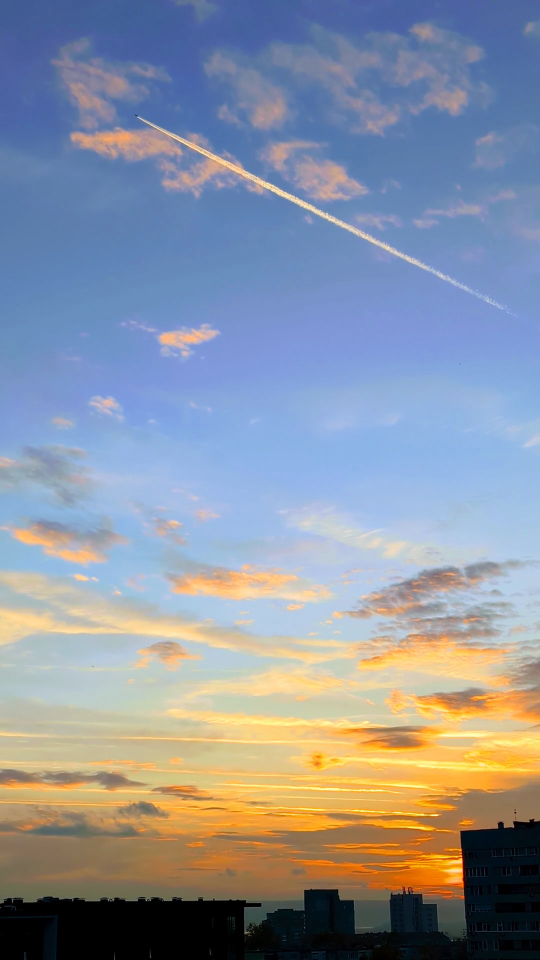
#> input picture frame 26 of data/video/plane.mp4, 1080 x 1920 px, given in place of balloons.mp4, which was not available (shown at 1/2 size)
$ python main.py
#> lines starting #> are read from the running program, lines starting #| are printed output that depends on the picture
import cv2
import argparse

import pdb

def transformer(live=False, file='./video/balloons.mp4', fr=20, fltr=220):
#> called with live = False, file = './video/balloons.mp4', fr = 20, fltr = 220
    if not live:
        capture = cv2.VideoCapture(file)
    else:
        capture = cv2.VideoCapture(0)

    lastFrame=None
    while capture.isOpened():
        ret, frame = capture.read()
#> frame is the input picture: shape (1920, 1080, 3); mean B, G, R 159.6, 146.9, 139.8

        if not ret:
            break

        cv2.namedWindow('Transformed', cv2.WINDOW_NORMAL)
        gray = cv2.cvtColor(frame, cv2.COLOR_BGR2GRAY)
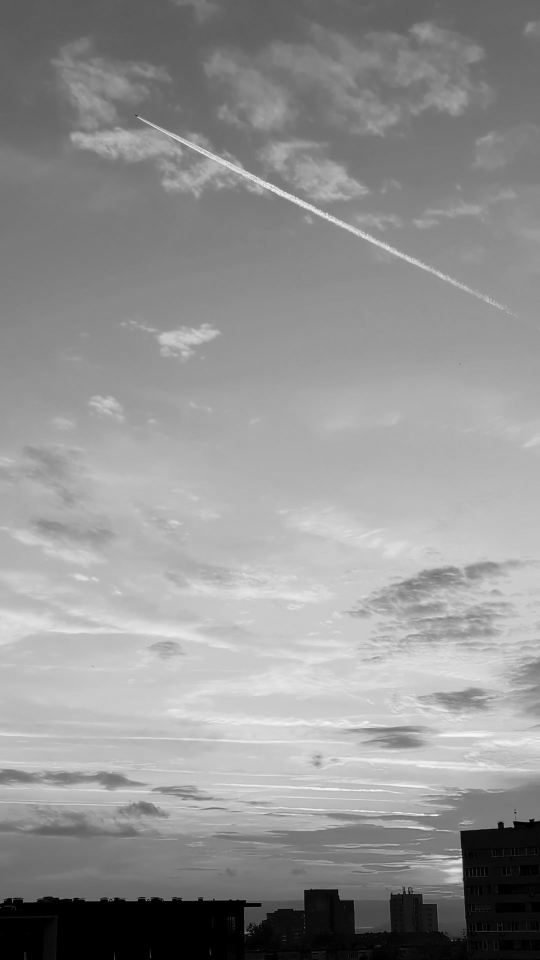
#> gray: shape (1920, 1080) (shown at 1/2 size); min 0, max 251, mean 146.2
        if lastFrame is not None:
            trnsfrmdFrame = gray - lastFrame

            trnsfrmdFrame[trnsfrmdFrame > fltr] = 0

            cv2.imshow('Transformed', trnsfrmdFrame)

            if cv2.waitKey(1000//fr) & 0xFF == ord('q'):
                break

        lastFrame=gray

    capture.release()
    cv2.destroyAllWindows()


if __name__=='__main__':
    parser = argparse.ArgumentParser(description="Simple movement based edge detection. Use the <Q> key to escape window.")

    # Add arguments
    parser.add_argument("--live", help="Pulls from a webcam if enabled.", default=False, action='store_true')
    parser.add_argument("--input_file", help="Path to mp4 file to transform.", default="./video/balloons.mp4")
    parser.add_argument("--frame_rate", help="Frames per second.", default=20, metavar="[1-1000]")
    parser.add_argument("--filter", help="Filters out white noise from the image. The higher the value the less gets filtered out. Everything is filtered at 0, nothing is filtered at 255.", default=220, metavar="[0-255]")

    # Parse arguments
    args = parser.parse_args()

    # Access arguments
    live=args.live
    file=args.input_file
    fr=int(args.frame_rate)
    fltr=int(args.filter)

    fr=fr if fr > 0 and fr <= 1000 else 20

    transformer(live, file, fr, fltr)

$ run again, starting later in the video
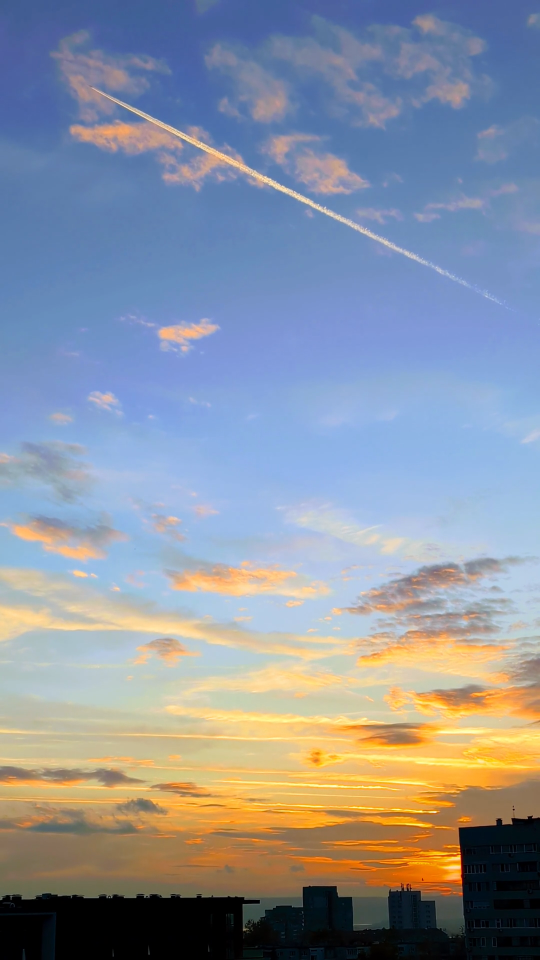
#> input picture frame 117 of data/video/plane.mp4, 1080 x 1920 px, given in place of balloons.mp4, which was not available (shown at 1/2 size)
#> in transformer, frame is the input picture: shape (1920, 1080, 3); mean B, G, R 158.5, 146.3, 139.4
#> in transformer, `gray = cv2.cvtColor(frame, cv2.COLOR_BGR2GRAY)`:
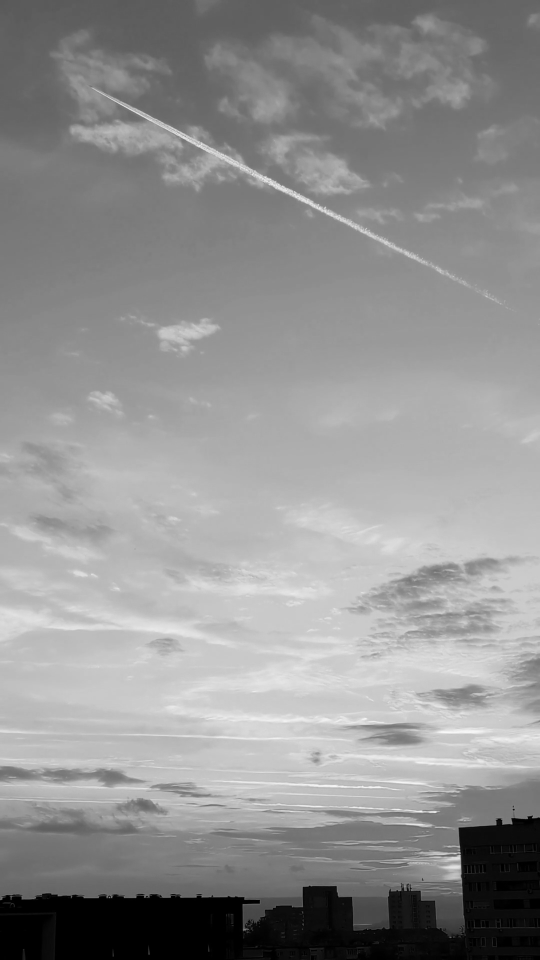
#> gray: shape (1920, 1080) (shown at 1/2 size); min 0, max 249, mean 145.6

$ run again, starting later in the video
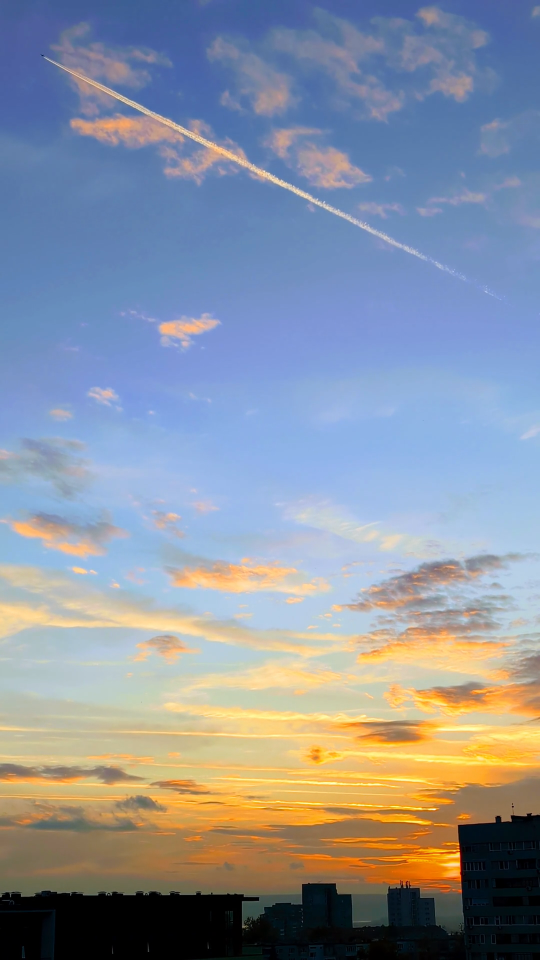
#> input picture frame 208 of data/video/plane.mp4, 1080 x 1920 px, given in place of balloons.mp4, which was not available (shown at 1/2 size)
#> in transformer, frame is the input picture: shape (1920, 1080, 3); mean B, G, R 158.7, 146.1, 138.7
#> in transformer, `gray = cv2.cvtColor(frame, cv2.COLOR_BGR2GRAY)`:
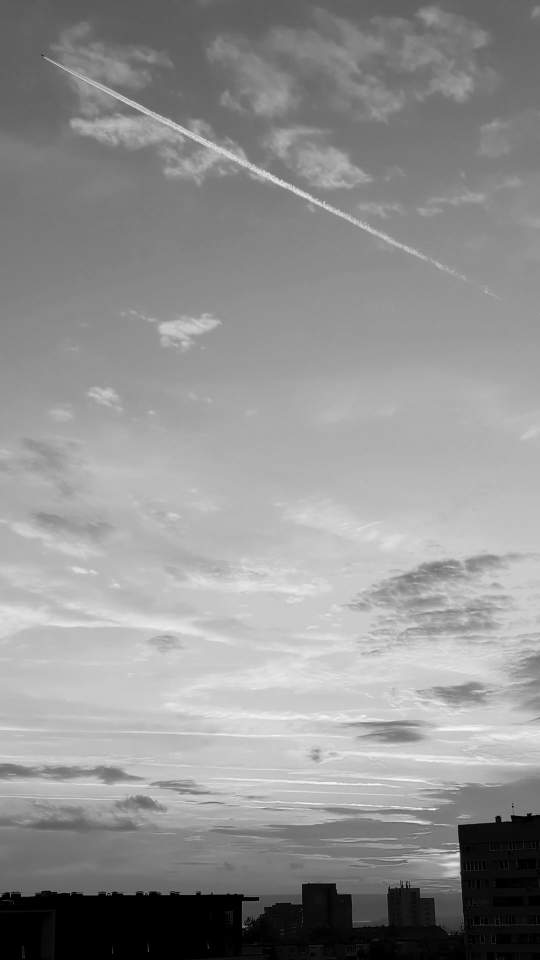
#> gray: shape (1920, 1080) (shown at 1/2 size); min 0, max 252, mean 145.3
